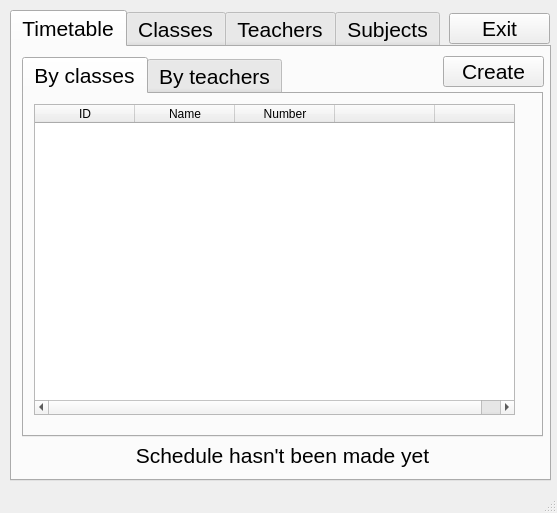
<?xml version="1.0" encoding="UTF-8"?>
<ui version="4.0">
 <class>MainWindow</class>
 <widget class="QMainWindow" name="MainWindow">
  <property name="geometry">
   <rect>
    <x>0</x>
    <y>0</y>
    <width>557</width>
    <height>513</height>
   </rect>
  </property>
  <property name="minimumSize">
   <size>
    <width>557</width>
    <height>513</height>
   </size>
  </property>
  <property name="maximumSize">
   <size>
    <width>557</width>
    <height>513</height>
   </size>
  </property>
  <property name="windowTitle">
   <string>MainWindow</string>
  </property>
  <widget class="QWidget" name="centralwidget">
   <widget class="QTabWidget" name="tabWidget">
    <property name="geometry">
     <rect>
      <x>10</x>
      <y>10</y>
      <width>541</width>
      <height>471</height>
     </rect>
    </property>
    <property name="font">
     <font>
      <pointsize>16</pointsize>
     </font>
    </property>
    <property name="focusPolicy">
     <enum>Qt::NoFocus</enum>
    </property>
    <property name="currentIndex">
     <number>0</number>
    </property>
    <widget class="QWidget" name="tab">
     <attribute name="title">
      <string>Timetable</string>
     </attribute>
     <widget class="QPushButton" name="btn_create">
      <property name="geometry">
       <rect>
        <x>431</x>
        <y>9</y>
        <width>101</width>
        <height>31</height>
       </rect>
      </property>
      <property name="text">
       <string>Create</string>
      </property>
     </widget>
     <widget class="QWidget" name="gridLayoutWidget">
      <property name="geometry">
       <rect>
        <x>10</x>
        <y>10</y>
        <width>521</width>
        <height>411</height>
       </rect>
      </property>
      <layout class="QGridLayout" name="gridLayout">
       <item row="1" column="0">
        <widget class="QLabel" name="warning">
         <property name="text">
          <string>Schedule hasn't been made yet</string>
         </property>
         <property name="alignment">
          <set>Qt::AlignCenter</set>
         </property>
        </widget>
       </item>
       <item row="0" column="0">
        <widget class="QTabWidget" name="tabWidget_2">
         <property name="focusPolicy">
          <enum>Qt::TabFocus</enum>
         </property>
         <property name="currentIndex">
          <number>0</number>
         </property>
         <widget class="QWidget" name="tab_5">
          <attribute name="title">
           <string>By classes</string>
          </attribute>
          <widget class="QTableWidget" name="table_by_classes">
           <property name="geometry">
            <rect>
             <x>10</x>
             <y>10</y>
             <width>481</width>
             <height>311</height>
            </rect>
           </property>
           <property name="focusPolicy">
            <enum>Qt::NoFocus</enum>
           </property>
           <property name="editTriggers">
            <set>QAbstractItemView::NoEditTriggers</set>
           </property>
           <property name="verticalScrollMode">
            <enum>QAbstractItemView::ScrollPerPixel</enum>
           </property>
           <property name="horizontalScrollMode">
            <enum>QAbstractItemView::ScrollPerPixel</enum>
           </property>
           <property name="showGrid">
            <bool>false</bool>
           </property>
           <property name="cornerButtonEnabled">
            <bool>false</bool>
           </property>
           <attribute name="verticalHeaderVisible">
            <bool>false</bool>
           </attribute>
           <column>
            <property name="text">
             <string>ID</string>
            </property>
           </column>
           <column>
            <property name="text">
             <string>Name</string>
            </property>
           </column>
           <column>
            <property name="text">
             <string>Number</string>
            </property>
           </column>
           <column>
            <property name="text">
             <string/>
            </property>
           </column>
           <column>
            <property name="text">
             <string/>
            </property>
           </column>
          </widget>
         </widget>
         <widget class="QWidget" name="tab_6">
          <attribute name="title">
           <string>By teachers</string>
          </attribute>
          <widget class="QTableWidget" name="table_by_teachers">
           <property name="geometry">
            <rect>
             <x>10</x>
             <y>10</y>
             <width>481</width>
             <height>311</height>
            </rect>
           </property>
           <property name="focusPolicy">
            <enum>Qt::NoFocus</enum>
           </property>
           <property name="editTriggers">
            <set>QAbstractItemView::NoEditTriggers</set>
           </property>
           <property name="verticalScrollMode">
            <enum>QAbstractItemView::ScrollPerPixel</enum>
           </property>
           <property name="horizontalScrollMode">
            <enum>QAbstractItemView::ScrollPerPixel</enum>
           </property>
           <property name="showGrid">
            <bool>false</bool>
           </property>
           <property name="cornerButtonEnabled">
            <bool>false</bool>
           </property>
           <attribute name="verticalHeaderVisible">
            <bool>false</bool>
           </attribute>
           <column>
            <property name="text">
             <string>ID</string>
            </property>
           </column>
           <column>
            <property name="text">
             <string>Surname</string>
            </property>
           </column>
           <column>
            <property name="text">
             <string>Name</string>
            </property>
           </column>
           <column>
            <property name="text">
             <string>Patronymic</string>
            </property>
           </column>
           <column>
            <property name="text">
             <string>Object</string>
            </property>
           </column>
          </widget>
         </widget>
        </widget>
       </item>
      </layout>
     </widget>
     <zorder>gridLayoutWidget</zorder>
     <zorder>btn_create</zorder>
    </widget>
    <widget class="QWidget" name="tab_2">
     <attribute name="title">
      <string>Classes</string>
     </attribute>
     <widget class="QTableWidget" name="table_classes">
      <property name="geometry">
       <rect>
        <x>10</x>
        <y>10</y>
        <width>511</width>
        <height>371</height>
       </rect>
      </property>
      <property name="sizePolicy">
       <sizepolicy hsizetype="Fixed" vsizetype="Fixed">
        <horstretch>0</horstretch>
        <verstretch>0</verstretch>
       </sizepolicy>
      </property>
      <property name="minimumSize">
       <size>
        <width>511</width>
        <height>371</height>
       </size>
      </property>
      <property name="maximumSize">
       <size>
        <width>511</width>
        <height>371</height>
       </size>
      </property>
      <property name="font">
       <font>
        <pointsize>14</pointsize>
       </font>
      </property>
      <property name="focusPolicy">
       <enum>Qt::NoFocus</enum>
      </property>
      <property name="editTriggers">
       <set>QAbstractItemView::NoEditTriggers</set>
      </property>
      <property name="textElideMode">
       <enum>Qt::ElideMiddle</enum>
      </property>
      <property name="verticalScrollMode">
       <enum>QAbstractItemView::ScrollPerPixel</enum>
      </property>
      <property name="horizontalScrollMode">
       <enum>QAbstractItemView::ScrollPerPixel</enum>
      </property>
      <property name="showGrid">
       <bool>false</bool>
      </property>
      <property name="cornerButtonEnabled">
       <bool>false</bool>
      </property>
      <attribute name="horizontalHeaderCascadingSectionResizes">
       <bool>false</bool>
      </attribute>
      <attribute name="verticalHeaderVisible">
       <bool>false</bool>
      </attribute>
      <column>
       <property name="text">
        <string>ID</string>
       </property>
      </column>
      <column>
       <property name="text">
        <string>Name</string>
       </property>
      </column>
      <column>
       <property name="text">
        <string>Number</string>
       </property>
      </column>
     </widget>
     <widget class="QPushButton" name="btn_classes_remove">
      <property name="geometry">
       <rect>
        <x>110</x>
        <y>390</y>
        <width>91</width>
        <height>31</height>
       </rect>
      </property>
      <property name="text">
       <string>Remove</string>
      </property>
     </widget>
     <widget class="QPushButton" name="btn_classes_add">
      <property name="geometry">
       <rect>
        <x>10</x>
        <y>390</y>
        <width>91</width>
        <height>31</height>
       </rect>
      </property>
      <property name="text">
       <string>Add</string>
      </property>
     </widget>
    </widget>
    <widget class="QWidget" name="tab_3">
     <attribute name="title">
      <string>Teachers</string>
     </attribute>
     <widget class="QTableWidget" name="table_teachers">
      <property name="geometry">
       <rect>
        <x>10</x>
        <y>10</y>
        <width>511</width>
        <height>371</height>
       </rect>
      </property>
      <property name="font">
       <font>
        <pointsize>14</pointsize>
       </font>
      </property>
      <property name="focusPolicy">
       <enum>Qt::NoFocus</enum>
      </property>
      <property name="editTriggers">
       <set>QAbstractItemView::NoEditTriggers</set>
      </property>
      <property name="verticalScrollMode">
       <enum>QAbstractItemView::ScrollPerPixel</enum>
      </property>
      <property name="horizontalScrollMode">
       <enum>QAbstractItemView::ScrollPerPixel</enum>
      </property>
      <property name="showGrid">
       <bool>false</bool>
      </property>
      <property name="cornerButtonEnabled">
       <bool>false</bool>
      </property>
      <attribute name="verticalHeaderVisible">
       <bool>false</bool>
      </attribute>
      <column>
       <property name="text">
        <string>ID</string>
       </property>
      </column>
      <column>
       <property name="text">
        <string>Surname</string>
       </property>
      </column>
      <column>
       <property name="text">
        <string>Name</string>
       </property>
      </column>
      <column>
       <property name="text">
        <string>Patronymic</string>
       </property>
      </column>
      <column>
       <property name="text">
        <string>Object</string>
       </property>
      </column>
     </widget>
     <widget class="QPushButton" name="btn_teachers_add">
      <property name="geometry">
       <rect>
        <x>10</x>
        <y>390</y>
        <width>91</width>
        <height>31</height>
       </rect>
      </property>
      <property name="text">
       <string>Add</string>
      </property>
     </widget>
     <widget class="QPushButton" name="btn_teachers_remove">
      <property name="geometry">
       <rect>
        <x>110</x>
        <y>390</y>
        <width>91</width>
        <height>31</height>
       </rect>
      </property>
      <property name="text">
       <string>Remove</string>
      </property>
     </widget>
    </widget>
    <widget class="QWidget" name="tab_4">
     <attribute name="title">
      <string>Subjects</string>
     </attribute>
     <widget class="QTableWidget" name="table_subjects">
      <property name="geometry">
       <rect>
        <x>10</x>
        <y>10</y>
        <width>511</width>
        <height>371</height>
       </rect>
      </property>
      <property name="font">
       <font>
        <pointsize>14</pointsize>
       </font>
      </property>
      <property name="focusPolicy">
       <enum>Qt::NoFocus</enum>
      </property>
      <property name="horizontalScrollBarPolicy">
       <enum>Qt::ScrollBarAsNeeded</enum>
      </property>
      <property name="editTriggers">
       <set>QAbstractItemView::NoEditTriggers</set>
      </property>
      <property name="verticalScrollMode">
       <enum>QAbstractItemView::ScrollPerPixel</enum>
      </property>
      <property name="horizontalScrollMode">
       <enum>QAbstractItemView::ScrollPerPixel</enum>
      </property>
      <property name="showGrid">
       <bool>false</bool>
      </property>
      <property name="cornerButtonEnabled">
       <bool>false</bool>
      </property>
      <attribute name="verticalHeaderVisible">
       <bool>false</bool>
      </attribute>
      <column>
       <property name="text">
        <string>ID</string>
       </property>
      </column>
      <column>
       <property name="text">
        <string>Name</string>
       </property>
      </column>
     </widget>
     <widget class="QPushButton" name="btn_subjects_add">
      <property name="geometry">
       <rect>
        <x>10</x>
        <y>390</y>
        <width>91</width>
        <height>31</height>
       </rect>
      </property>
      <property name="text">
       <string>Add</string>
      </property>
     </widget>
     <widget class="QPushButton" name="btn_subjects_remove">
      <property name="geometry">
       <rect>
        <x>110</x>
        <y>390</y>
        <width>91</width>
        <height>31</height>
       </rect>
      </property>
      <property name="text">
       <string>Remove</string>
      </property>
     </widget>
    </widget>
   </widget>
   <widget class="QPushButton" name="btn_exit">
    <property name="geometry">
     <rect>
      <x>449</x>
      <y>13</y>
      <width>101</width>
      <height>31</height>
     </rect>
    </property>
    <property name="font">
     <font>
      <pointsize>16</pointsize>
     </font>
    </property>
    <property name="text">
     <string>Exit</string>
    </property>
   </widget>
  </widget>
  <widget class="QStatusBar" name="status_bar"/>
 </widget>
 <resources/>
 <connections/>
</ui>
